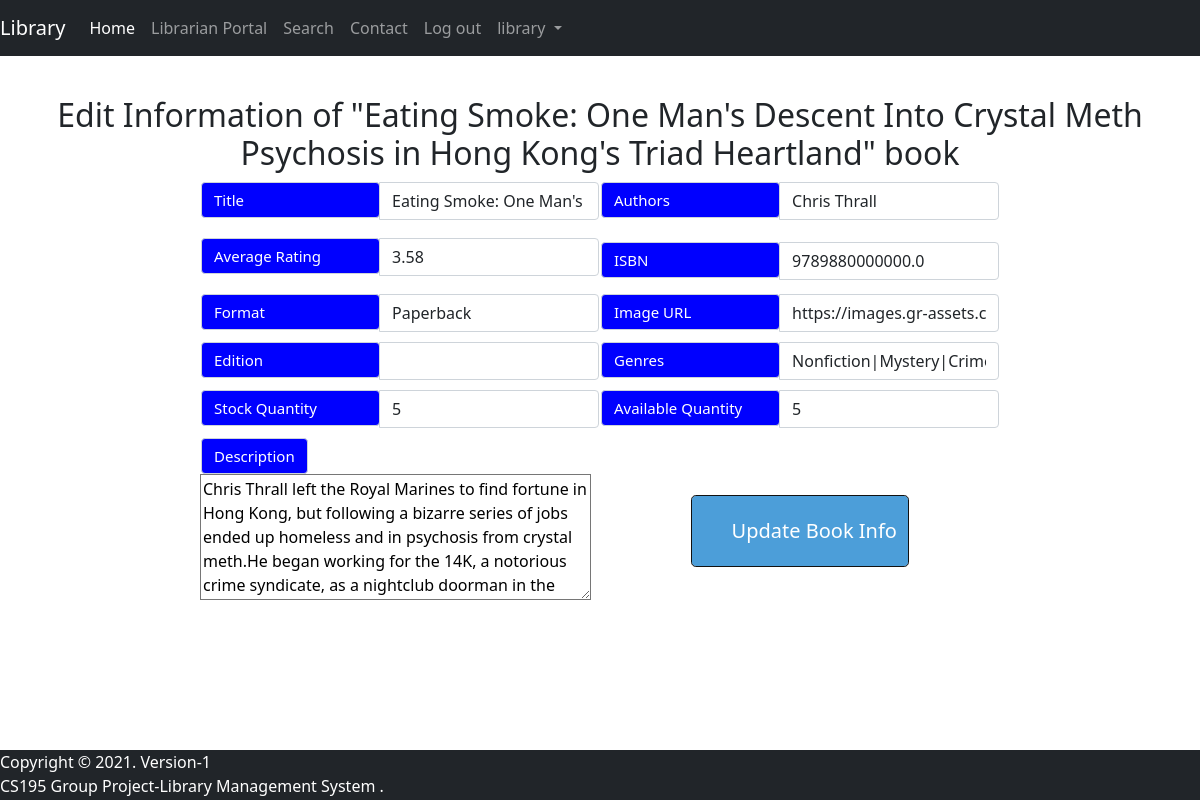
/bookitems/editBookitemInfo/5825 (signed in), run on an earlier commit of the app's database.
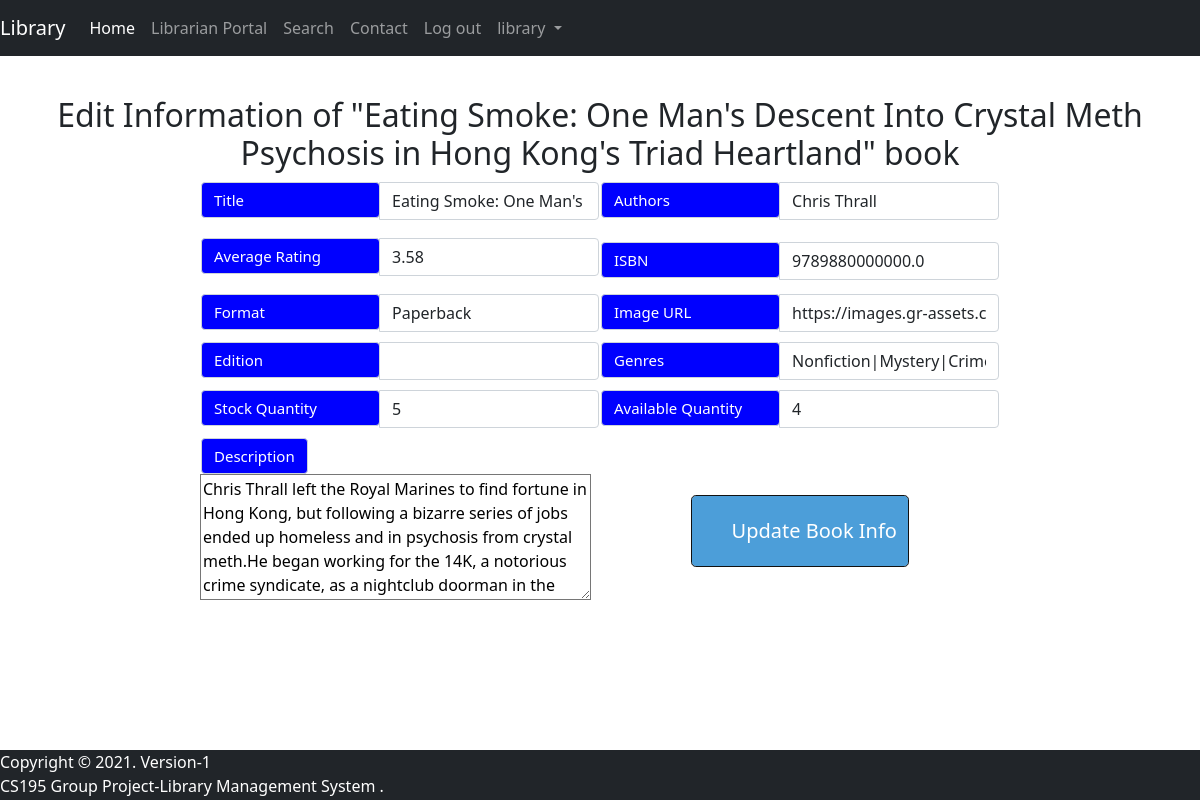
And on a later commit of the database.
### library/models.py (models this page shows, shortened)
class Bookitems(models.Model):
    title=models.CharField(_('title'), max_length=255, default='NoTitle')
    authors=models.CharField(_('authors'), max_length=200, default='NoAuthor')
    average_rating=models.CharField(_('average rating'), max_length=200, default='0.0')
    isbn=models.CharField(_('isbn'), max_length=50, default='000000000', null=False, unique=True)
    format=models.CharField(_("format"), max_length=100, default='NoFormat')
    description=models.CharField(_("description"), max_length=10000, default='NoDescription')
    edition=models.CharField(_("edition"), max_length=100, default='NoEdition')
    genres=models.CharField(_("genres"), max_length=100, default='NoGenre')
    img_url=models.CharField(_("images"), max_length=1000, default='NoImage')
    stock_quantity=models.IntegerField(_("Stock Quantity"), default=0)
    available_quantity=models.IntegerField(_("Available Quantity"), default=0)
    obs=models.BooleanField(_('OBS'), default=True)
    class Meta:
        ordering = ( 'title', 'authors', 'average_rating', 'isbn', 'format', 'description', 'edition', 'genres', 'img_url', 'stock_quantity', 'available_quantity','obs' )

### library/decorators.py (the view)
    def wrapper_func(request, *args, **kwargs):
        group=None
        if request.user.groups.exists():
            group=request.user.groups.all()[0].name
        if group=='member':
            return redirect('/home/')
        if group =='librarian':
            return view_func(request, *args, **kwargs)

### library/forms.py
class BookitemForm(forms.ModelForm):
    title=forms.CharField(max_length=225)
    authors=forms.CharField(max_length=200)
    average_rating=forms.CharField(max_length=200)
    isbn=forms.CharField(max_length=50)
    format=forms.CharField(max_length=100)
    description=forms.CharField(max_length=10000, widget=forms.Textarea(attrs={'cols': 40, 'rows': 5}))
    edition=forms.CharField(max_length=100)
    genres=forms.CharField(max_length=100)
    img_url=forms.CharField(max_length=1000)
    stock_quantity=forms.IntegerField(min_value=0)
    available_quantity=forms.IntegerField(min_value=0)
    class Meta:
        model=Bookitems
        fields = ('title', 'authors', 'average_rating', 'isbn', 'format',
                'description', 'edition', 'genres', 'img_url', 'stock_quantity',
                'available_quantity')

### library/templates/library/editbookdetails.html (shortened to what this page needs)
{% load static %}
<!DOCTYPE html>
<html lang="en">
<head>
    <link href="https://cdn.jsdelivr.net/npm/bootstrap@5.1.1/dist/css/bootstrap.min.css" rel="stylesheet"
>
</head>
<body>
    {% include 'library/includes/navbar.html' %}
    <div class="container">
        <h2>Edit Information of "{{bookitem.title}}" book</h2>
        <div class="d-flex justify-content-center form_container">
            <form method="POST" action="">
                <table>
                    <tr><td>
                <div class="input-group mb-3">
                    <div class="input-group-append">
                        <span class="input-group-text">Title</span>
                    </div>
                    {{editbook_form.title}}
                </div></td><td>
                    <div class="input-group mb-3">
                        <div class="input-group-append">
                            <span class="input-group-text">Authors</span>
                        </div>
                    {{editbook_form.authors}}
                </div></td></tr>
                <tr><td>
                <div class="input-group mb-3">
                    <div class="input-group-append">
                        <span class="input-group-text">Average Rating</span>
                    </div>
                    {{editbook_form.average_rating}}
            </div></td><td>
                <div class="input-group mb-2">
                    <div class="input-group-append">
                        <span class="input-group-text">ISBN</span>
                    </div>
                    {{editbook_form.isbn}}
            </div></td></tr>
            <tr><td>
            <div class="input-group mb-2">
                <div class="input-group-append">
                    <span class="input-group-text">Format</span>
                </div>
                    {{editbook_form.format}}
                </div></td> <td>
                        <div class="input-group mb-2">
                                <div class="input-group-append">
                                    <span class="input-group-text">Image URL</span>
                                </div>
                                {{editbook_form.img_url}}
                            </div></td>
            </tr>
            <tr><td>
            <div class="input-group mb-2">
                <div class="input-group-append">
                    <span class="input-group-text">Edition</span>
                </div>
                    {{editbook_form.edition}}
            </div></td><td>
                <div class="input-group mb-2">
                    <div class="input-group-append">
                        <span class="input-group-text">Genres</span>
                    </div>
                    {{editbook_form.genres}}
            </div></td></tr>
            <tr><td>
            <div class="input-group mb-2">
                    <div class="input-group-append">
                        <span class="input-group-text">Stock Quantity</span>
                    </div>
                    {{editbook_form.stock_quantity}}
                </div></td><td>
            <div class="input-group mb-2">
                            <div class="input-group-append">
                                <span class="input-group-text">Available Quantity</span>
                            </div>
                    {{editbook_form.available_quantity}}
            </div></td></tr>
            <tr><td>
                <div class="input-group mb-2">
                    <div class="input-group-descripion">
                        <span class="input-group-text">Description</span>
                    </div>
                    {{editbook_form.description}}
            </div></td>
                <td>
                    <div class="d-flex justify-content-center mt-3 login_container">
                        <input class="btn btn-outline-secondary btn-lg btn-block" type="submit" value="Update Book Info">
                    </div></td></tr>
                </table>
                </form>
            </div>
        </div>
     {% include 'library/includes/footer-mini.html' %}
</body>
</html>

What changed in the data, as far as the page shows it:
changed Bookitems "Chris Thrall": available_quantity "5" → "4"
